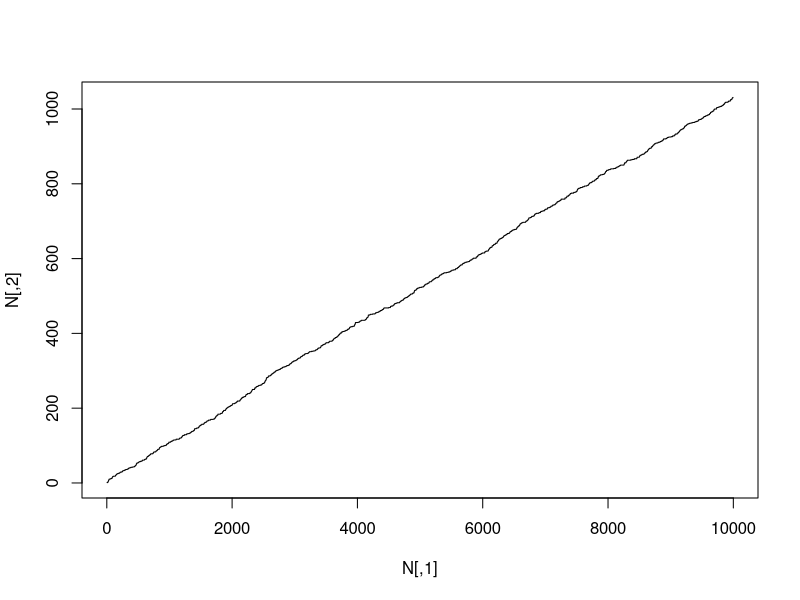
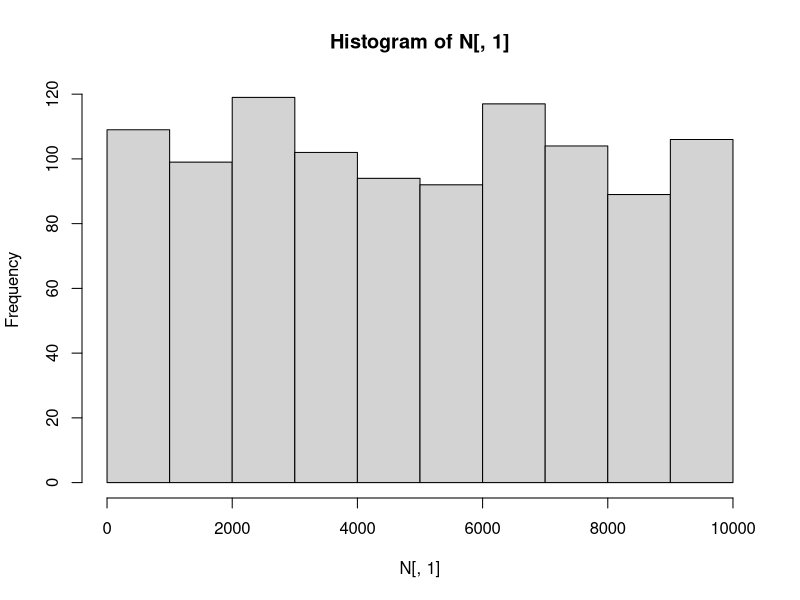
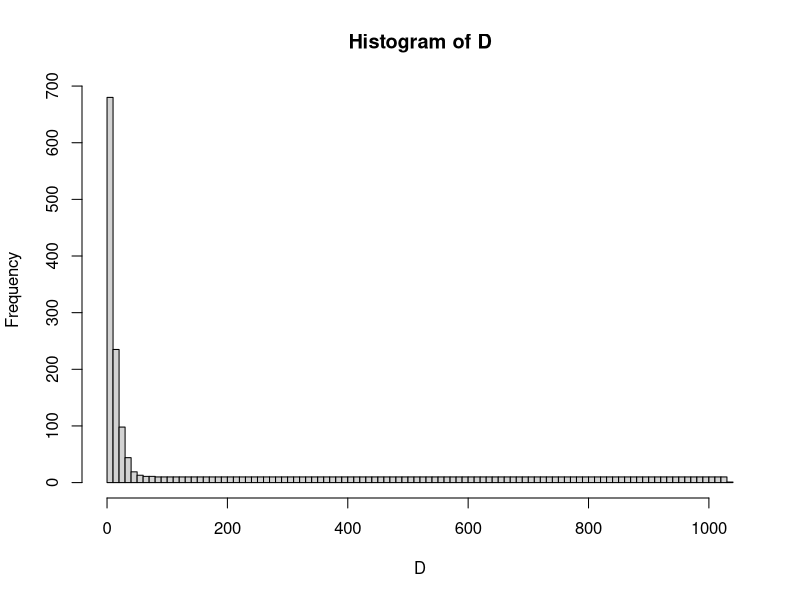

These figures' R source, in order:
poisson <- function(l, dt) {
  p <- l*dt*exp(-l*dt)
  x <- runif(1)
  return (x < p)
}

lambda <- 0.1
kms <- 10000
dt <- 0.1
n <- kms / dt

N <- NULL
D <- NULL
N_t <- 0
D_t <- 0
for (t in 1:n) {
  if (poisson(lambda, dt)) {
    N_t <- N_t + 1
    N <- rbind(N, c(t*dt, N_t))
    D <- rbind(D, c(N_t, D_t))
    D_t <- 0
  }
  D_t <- D_t + dt
}
plot(N, type = "s")
hist(N[,1])
hist(D, breaks=100)
